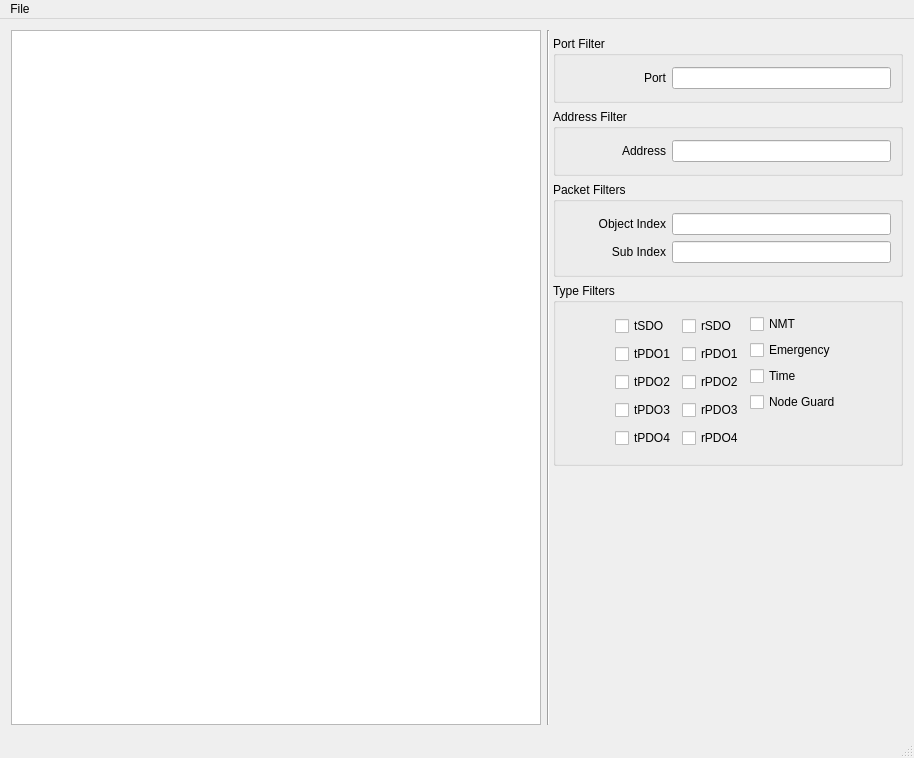
<?xml version="1.0" encoding="UTF-8"?>
<ui version="4.0">
 <class>MainWindow</class>
 <widget class="QMainWindow" name="MainWindow">
  <property name="geometry">
   <rect>
    <x>0</x>
    <y>0</y>
    <width>914</width>
    <height>758</height>
   </rect>
  </property>
  <property name="windowTitle">
   <string>MainWindow</string>
  </property>
  <widget class="QWidget" name="centralWidget">
   <layout class="QGridLayout" name="gridLayout_5">
    <item row="0" column="0" rowspan="2">
     <widget class="QTextBrowser" name="mDumpBrowser">
      <property name="sizePolicy">
       <sizepolicy hsizetype="Expanding" vsizetype="Expanding">
        <horstretch>0</horstretch>
        <verstretch>0</verstretch>
       </sizepolicy>
      </property>
     </widget>
    </item>
    <item row="0" column="1" rowspan="2" colspan="2">
     <widget class="Line" name="mBrowserSeparator">
      <property name="orientation">
       <enum>Qt::Vertical</enum>
      </property>
     </widget>
    </item>
    <item row="1" column="2">
     <layout class="QVBoxLayout" name="verticalLayout_3">
      <item>
       <widget class="QGroupBox" name="mPortGrpBox">
        <property name="sizePolicy">
         <sizepolicy hsizetype="Fixed" vsizetype="Fixed">
          <horstretch>0</horstretch>
          <verstretch>0</verstretch>
         </sizepolicy>
        </property>
        <property name="minimumSize">
         <size>
          <width>350</width>
          <height>0</height>
         </size>
        </property>
        <property name="maximumSize">
         <size>
          <width>350</width>
          <height>16777215</height>
         </size>
        </property>
        <property name="title">
         <string>Port Filter</string>
        </property>
        <layout class="QGridLayout" name="gridLayout_4">
         <item row="0" column="0">
          <layout class="QHBoxLayout" name="horizontalLayout_5">
           <item>
            <widget class="QLabel" name="mPortLbl">
             <property name="minimumSize">
              <size>
               <width>99</width>
               <height>0</height>
              </size>
             </property>
             <property name="maximumSize">
              <size>
               <width>99</width>
               <height>16777215</height>
              </size>
             </property>
             <property name="text">
              <string>Port</string>
             </property>
             <property name="alignment">
              <set>Qt::AlignRight|Qt::AlignTrailing|Qt::AlignVCenter</set>
             </property>
            </widget>
           </item>
           <item>
            <widget class="QLineEdit" name="mPortEdit">
             <property name="minimumSize">
              <size>
               <width>219</width>
               <height>0</height>
              </size>
             </property>
             <property name="maximumSize">
              <size>
               <width>219</width>
               <height>16777215</height>
              </size>
             </property>
            </widget>
           </item>
          </layout>
         </item>
        </layout>
       </widget>
      </item>
      <item>
       <widget class="QGroupBox" name="mAddrGrpBox">
        <property name="sizePolicy">
         <sizepolicy hsizetype="Fixed" vsizetype="Fixed">
          <horstretch>0</horstretch>
          <verstretch>0</verstretch>
         </sizepolicy>
        </property>
        <property name="minimumSize">
         <size>
          <width>350</width>
          <height>0</height>
         </size>
        </property>
        <property name="maximumSize">
         <size>
          <width>350</width>
          <height>16777215</height>
         </size>
        </property>
        <property name="title">
         <string>Address Filter</string>
        </property>
        <layout class="QGridLayout" name="gridLayout">
         <item row="0" column="0">
          <widget class="QLabel" name="mAddrLbl">
           <property name="sizePolicy">
            <sizepolicy hsizetype="Fixed" vsizetype="Preferred">
             <horstretch>0</horstretch>
             <verstretch>0</verstretch>
            </sizepolicy>
           </property>
           <property name="minimumSize">
            <size>
             <width>99</width>
             <height>0</height>
            </size>
           </property>
           <property name="maximumSize">
            <size>
             <width>99</width>
             <height>16777215</height>
            </size>
           </property>
           <property name="text">
            <string>Address</string>
           </property>
           <property name="alignment">
            <set>Qt::AlignRight|Qt::AlignTrailing|Qt::AlignVCenter</set>
           </property>
          </widget>
         </item>
         <item row="0" column="1">
          <widget class="QLineEdit" name="mAddrEdit">
           <property name="sizePolicy">
            <sizepolicy hsizetype="Fixed" vsizetype="Fixed">
             <horstretch>0</horstretch>
             <verstretch>0</verstretch>
            </sizepolicy>
           </property>
           <property name="minimumSize">
            <size>
             <width>219</width>
             <height>0</height>
            </size>
           </property>
           <property name="maximumSize">
            <size>
             <width>219</width>
             <height>16777215</height>
            </size>
           </property>
          </widget>
         </item>
        </layout>
       </widget>
      </item>
      <item>
       <widget class="QGroupBox" name="mPktGrpBox">
        <property name="sizePolicy">
         <sizepolicy hsizetype="Fixed" vsizetype="Fixed">
          <horstretch>0</horstretch>
          <verstretch>0</verstretch>
         </sizepolicy>
        </property>
        <property name="minimumSize">
         <size>
          <width>350</width>
          <height>0</height>
         </size>
        </property>
        <property name="maximumSize">
         <size>
          <width>350</width>
          <height>16777215</height>
         </size>
        </property>
        <property name="title">
         <string>Packet Filters</string>
        </property>
        <layout class="QGridLayout" name="gridLayout_2">
         <item row="0" column="0">
          <layout class="QHBoxLayout" name="horizontalLayout_3">
           <item>
            <widget class="QLabel" name="mObjIdxLbl">
             <property name="sizePolicy">
              <sizepolicy hsizetype="Fixed" vsizetype="Preferred">
               <horstretch>0</horstretch>
               <verstretch>0</verstretch>
              </sizepolicy>
             </property>
             <property name="minimumSize">
              <size>
               <width>99</width>
               <height>0</height>
              </size>
             </property>
             <property name="maximumSize">
              <size>
               <width>99</width>
               <height>16777215</height>
              </size>
             </property>
             <property name="text">
              <string>Object Index</string>
             </property>
             <property name="alignment">
              <set>Qt::AlignRight|Qt::AlignTrailing|Qt::AlignVCenter</set>
             </property>
            </widget>
           </item>
           <item>
            <widget class="QLineEdit" name="mObjIdxEdit">
             <property name="sizePolicy">
              <sizepolicy hsizetype="Fixed" vsizetype="Fixed">
               <horstretch>0</horstretch>
               <verstretch>0</verstretch>
              </sizepolicy>
             </property>
             <property name="minimumSize">
              <size>
               <width>219</width>
               <height>0</height>
              </size>
             </property>
             <property name="maximumSize">
              <size>
               <width>219</width>
               <height>16777215</height>
              </size>
             </property>
            </widget>
           </item>
          </layout>
         </item>
         <item row="1" column="0">
          <layout class="QHBoxLayout" name="horizontalLayout_4">
           <item>
            <widget class="QLabel" name="mSubIdxLbl">
             <property name="sizePolicy">
              <sizepolicy hsizetype="Fixed" vsizetype="Preferred">
               <horstretch>0</horstretch>
               <verstretch>0</verstretch>
              </sizepolicy>
             </property>
             <property name="minimumSize">
              <size>
               <width>99</width>
               <height>0</height>
              </size>
             </property>
             <property name="maximumSize">
              <size>
               <width>99</width>
               <height>16777215</height>
              </size>
             </property>
             <property name="text">
              <string>Sub Index</string>
             </property>
             <property name="alignment">
              <set>Qt::AlignRight|Qt::AlignTrailing|Qt::AlignVCenter</set>
             </property>
            </widget>
           </item>
           <item>
            <widget class="QLineEdit" name="mSubIdxEdit">
             <property name="sizePolicy">
              <sizepolicy hsizetype="Fixed" vsizetype="Fixed">
               <horstretch>0</horstretch>
               <verstretch>0</verstretch>
              </sizepolicy>
             </property>
             <property name="minimumSize">
              <size>
               <width>219</width>
               <height>0</height>
              </size>
             </property>
             <property name="maximumSize">
              <size>
               <width>219</width>
               <height>16777215</height>
              </size>
             </property>
            </widget>
           </item>
          </layout>
         </item>
        </layout>
       </widget>
      </item>
      <item>
       <widget class="QGroupBox" name="mTypeFiltGrpBox">
        <property name="sizePolicy">
         <sizepolicy hsizetype="Fixed" vsizetype="Fixed">
          <horstretch>0</horstretch>
          <verstretch>0</verstretch>
         </sizepolicy>
        </property>
        <property name="minimumSize">
         <size>
          <width>350</width>
          <height>0</height>
         </size>
        </property>
        <property name="maximumSize">
         <size>
          <width>350</width>
          <height>16777215</height>
         </size>
        </property>
        <property name="title">
         <string>Type Filters</string>
        </property>
        <layout class="QGridLayout" name="gridLayout_3">
         <item row="0" column="0">
          <layout class="QHBoxLayout" name="horizontalLayout">
           <item>
            <spacer name="horizontalSpacer_4">
             <property name="orientation">
              <enum>Qt::Horizontal</enum>
             </property>
             <property name="sizeHint" stdset="0">
              <size>
               <width>13</width>
               <height>17</height>
              </size>
             </property>
            </spacer>
           </item>
           <item>
            <layout class="QVBoxLayout" name="verticalLayout">
             <item>
              <widget class="QCheckBox" name="mtSdoChkBox">
               <property name="text">
                <string>tSDO</string>
               </property>
               <attribute name="buttonGroup">
                <string notr="true">mTypeBtnGrp</string>
               </attribute>
              </widget>
             </item>
             <item>
              <widget class="QCheckBox" name="mtPdo1ChkBox">
               <property name="text">
                <string>tPDO1</string>
               </property>
               <attribute name="buttonGroup">
                <string notr="true">mTypeBtnGrp</string>
               </attribute>
              </widget>
             </item>
             <item>
              <widget class="QCheckBox" name="mtPdo2ChkBox">
               <property name="text">
                <string>tPDO2</string>
               </property>
               <attribute name="buttonGroup">
                <string notr="true">mTypeBtnGrp</string>
               </attribute>
              </widget>
             </item>
             <item>
              <widget class="QCheckBox" name="mtPdo3ChkBox">
               <property name="text">
                <string>tPDO3</string>
               </property>
               <attribute name="buttonGroup">
                <string notr="true">mTypeBtnGrp</string>
               </attribute>
              </widget>
             </item>
             <item>
              <widget class="QCheckBox" name="mtPdo4ChkBox">
               <property name="text">
                <string>tPDO4</string>
               </property>
               <attribute name="buttonGroup">
                <string notr="true">mTypeBtnGrp</string>
               </attribute>
              </widget>
             </item>
            </layout>
           </item>
           <item>
            <layout class="QVBoxLayout" name="verticalLayout_2">
             <item>
              <widget class="QCheckBox" name="mrSdoChkBox">
               <property name="text">
                <string>rSDO</string>
               </property>
               <attribute name="buttonGroup">
                <string notr="true">mTypeBtnGrp</string>
               </attribute>
              </widget>
             </item>
             <item>
              <widget class="QCheckBox" name="mrPdo1ChkBox">
               <property name="text">
                <string>rPDO1</string>
               </property>
               <attribute name="buttonGroup">
                <string notr="true">mTypeBtnGrp</string>
               </attribute>
              </widget>
             </item>
             <item>
              <widget class="QCheckBox" name="mrPdo2ChkBox">
               <property name="text">
                <string>rPDO2</string>
               </property>
               <attribute name="buttonGroup">
                <string notr="true">mTypeBtnGrp</string>
               </attribute>
              </widget>
             </item>
             <item>
              <widget class="QCheckBox" name="mrPdo3ChkBox">
               <property name="text">
                <string>rPDO3</string>
               </property>
               <attribute name="buttonGroup">
                <string notr="true">mTypeBtnGrp</string>
               </attribute>
              </widget>
             </item>
             <item>
              <widget class="QCheckBox" name="mrPdo4ChkBox">
               <property name="text">
                <string>rPDO4</string>
               </property>
               <attribute name="buttonGroup">
                <string notr="true">mTypeBtnGrp</string>
               </attribute>
              </widget>
             </item>
            </layout>
           </item>
           <item>
            <layout class="QVBoxLayout" name="verticalLayout_4">
             <item>
              <widget class="QCheckBox" name="mNmtChkBox">
               <property name="text">
                <string>NMT</string>
               </property>
               <attribute name="buttonGroup">
                <string notr="true">mTypeBtnGrp</string>
               </attribute>
              </widget>
             </item>
             <item>
              <widget class="QCheckBox" name="mEmerChkBox">
               <property name="text">
                <string>Emergency</string>
               </property>
               <attribute name="buttonGroup">
                <string notr="true">mTypeBtnGrp</string>
               </attribute>
              </widget>
             </item>
             <item>
              <widget class="QCheckBox" name="mTimeChkBox">
               <property name="text">
                <string>Time</string>
               </property>
               <attribute name="buttonGroup">
                <string notr="true">mTypeBtnGrp</string>
               </attribute>
              </widget>
             </item>
             <item>
              <widget class="QCheckBox" name="mNodeGuardChkBox">
               <property name="text">
                <string>Node Guard</string>
               </property>
               <attribute name="buttonGroup">
                <string notr="true">mTypeBtnGrp</string>
               </attribute>
              </widget>
             </item>
             <item>
              <spacer name="verticalSpacer_2">
               <property name="orientation">
                <enum>Qt::Vertical</enum>
               </property>
               <property name="sizeHint" stdset="0">
                <size>
                 <width>20</width>
                 <height>40</height>
                </size>
               </property>
              </spacer>
             </item>
            </layout>
           </item>
           <item>
            <spacer name="horizontalSpacer_3">
             <property name="orientation">
              <enum>Qt::Horizontal</enum>
             </property>
             <property name="sizeHint" stdset="0">
              <size>
               <width>48</width>
               <height>17</height>
              </size>
             </property>
            </spacer>
           </item>
          </layout>
         </item>
        </layout>
       </widget>
      </item>
      <item>
       <spacer name="verticalSpacer">
        <property name="orientation">
         <enum>Qt::Vertical</enum>
        </property>
        <property name="sizeHint" stdset="0">
         <size>
          <width>20</width>
          <height>40</height>
         </size>
        </property>
       </spacer>
      </item>
     </layout>
    </item>
   </layout>
  </widget>
  <widget class="QMenuBar" name="menuBar">
   <property name="geometry">
    <rect>
     <x>0</x>
     <y>0</y>
     <width>914</width>
     <height>19</height>
    </rect>
   </property>
   <widget class="QMenu" name="menuFile">
    <property name="title">
     <string>File</string>
    </property>
    <addaction name="mActionOpen"/>
    <addaction name="mActionExit"/>
   </widget>
   <addaction name="menuFile"/>
  </widget>
  <widget class="QStatusBar" name="mStatusBar"/>
  <action name="mActionOpen">
   <property name="text">
    <string>Open</string>
   </property>
  </action>
  <action name="mActionExit">
   <property name="text">
    <string>Exit</string>
   </property>
  </action>
 </widget>
 <layoutdefault spacing="6" margin="11"/>
 <resources/>
 <connections/>
 <buttongroups>
  <buttongroup name="mSelectionBtnGrp"/>
  <buttongroup name="mTypeBtnGrp">
   <property name="exclusive">
    <bool>false</bool>
   </property>
  </buttongroup>
 </buttongroups>
</ui>
